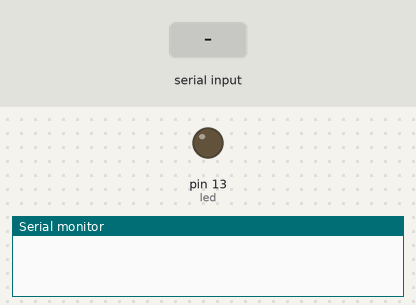
Bench run of a sketch on a simulated Arduino Uno, built with avr-gcc and run on an emulated ATmega328P. Parts: output pins drawn as LEDs (lit = HIGH), the last lines printed to the serial monitor. The test bench sets the inputs (shaded band).

Above: at 1.2 s.
1.3 s: "1" received over Serial
At 2.4 s:
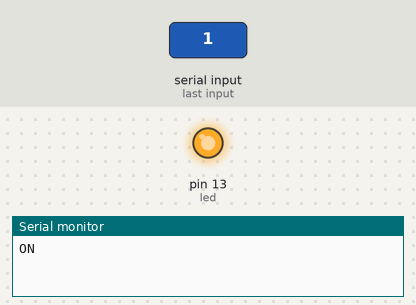
2.8 s: "0" received over Serial
At 3.6 s:
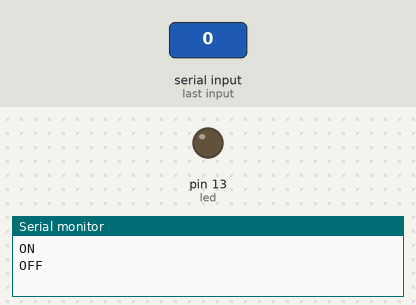
Timing chart, 0 to 5.8 s (numbered marks = the images above; inputs shaded):
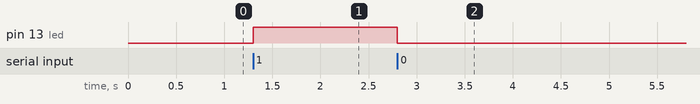

The sketch:

arduino.ino
```cpp
int data = 0;
int led = 13;

void setup() {
  pinMode(led, OUTPUT);
  Serial.begin(9600);//シリアル通信開始、転送速度は9600ビット/秒

}

void loop() {
  if (Serial.available() > 0) {
    data = Serial.read();//シリアル通信で受け取ったデータを読み込む
    if (data == '1') {//1が送られてきたらLEDをON
      digitalWrite(led, HIGH);
      Serial.println("ON");

    } else if (data == '0') {//0が送られてきたらLEDをOFF
      digitalWrite(led, LOW);
      Serial.println("OFF");
    }
    delay(10);
  }
}
```

Measured:
- after the input at 1.3 s, pin 13 (led): LOW → HIGH at once
- after the input at 2.8 s, pin 13 (led): HIGH → LOW at once
